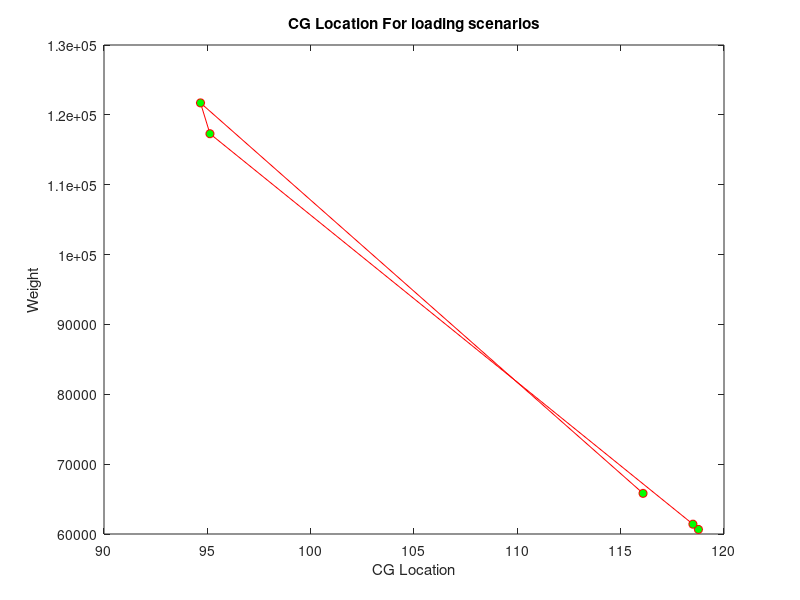

This chart was generated by the following MATLAB code:
%% Preliminary weight and Balance
clear all; close all; clc;




% Find average ratios of component weight fractions for a GW. 
GW = 122580; % lb Take off weight
structure = [0.242 0.310 .310 .284];
%structure_ave = mean(structure);
powerplant = [0.074 0.129 0.085];
%powerplant_ave = mean(powerplant);
fixed_equip = [0.090 0.119 0.164];
empty_weight = [0.406 0.562 0.495];
wing = [0.095 0.128 0.103 0.110];
empennage = [0.020 0.023 0.029 0.028];
fuselage = [0.073 0.093 0.122 0.108];
nacelle = [0.017 0.016 0.015];
landing_gear = [0.037 0.051 0.040 0.038];

ave_sizing = [mean(structure) mean(powerplant) mean(fixed_equip) mean(empty_weight) mean(wing) mean(empennage) mean(fuselage) mean(nacelle) mean(landing_gear)];
weight_val = ave_sizing .* GW;

Weight_frac = [mean(fuselage) mean(wing) mean(empennage) mean(powerplant) mean(landing_gear) mean(fixed_equip) 0.0028 0.0033 0.456 0.036];
Comp_weight = Weight_frac .* GW;

%% Find the overall locations of each component
    % Start with reference locations
A_x = 20; % Nose
B_x = 120; % front tip of wing
C_x = 180; % front of vert stab
D_x = 170; % engine inlet
E_x = 30; % front of cockpit
F_x = 45; % front of cabin

%% Componenet cg locations
    % all starred quantities must be fillled in from geometry
    
% Fueslage: reference point, nose of aircraft
length_fuselage = 150;%**** in feet for twin engine aft mounted fuselage
x_fuselage = 0.485 * length_fuselage;
x_cg_fuselage = x_fuselage + A_x;

% wing: reference point is the leading tip of the swept wing
c_root = 50;%*** Root chord
le_sweep = 40; % *** Leading edge sweep angle
te_sweep = 20; % *** Trailing edge sweep
b = 100;% **** Wing span b
x_wing = 0.70*(1-0.35)*(b/2)*(tand(le_sweep)-tand(te_sweep)) + (tand(le_sweep)*(0.35*(b/2)));
x_cg_wing = x_wing + B_x;

% Empennage: reference point: leading edge of tail root 
c_root_tail = 10;%*** Root chord of vertical stabilizer
vle_sweep = 40; % *** Leading edge sweep angle of vertical stablizer
vte_sweep = 20; % *** Trailing edge sweep of vertical stabilizer
v_b = 15;% **** vertical tail length
x_vertstab = 0.42*(1-0.38)*v_b*(tand(vle_sweep)-tand(vte_sweep)) + (tand(vle_sweep)*(0.38*(v_b))); % for no horizontal sabilizer
%x_cg_vert_stab = 0.42*(1-0.55)*v_b*(tand(vle_sweep)-tand(vte_sweep)) +
    %(tand(vle_sweep)*(0.55*(v_b))) % if T tail configuration
x_cg_vertstab = x_vertstab + C_x;
    
%Engine group : reference point inlet of engine **** needs revision
length_engine = 14.05; % Length of engine from P&W specs
x_engine = 0.5*length_engine;
x_cg_engine = x_engine + D_x;

%Landing gear: reference point, nose of the aircraft
    %assume mostly vertical struts so cg is where the landing gear are
    %placed
x_landgear = 76; %****
x_cg_landgear = x_landgear + A_x;

% Fixed Equipment: ref point nose of aircraft
x_fixed_equp = 0.3 * length_fuselage; % *** Needs Far Mosre Detail
x_cg_fixed_equp = x_fixed_equp + A_x;

% Trapped fuel and oil: ref point, nose of aircraft
    % near engine case
x_tfo = 0; %**** assuming its near engine inlet
x_cg_tfo = x_tfo + D_x;

% Crew: reference point start of cockpit
length_cockpit = 10; %****
x_crew = 0.5 * length_cockpit;
x_cg_crew = x_crew + E_x;

%Fuel: nose of aircraft ****** Important one
diam_front = 13; % **** diameter of fuselage at front 
diam_rear = 9; % Diameter of fuselage at rear
s1 = (diam_front / 2)^2 * pi;
s2 = (diam_rear / 2)^2 * pi;
x_fuel = (length_fuselage/4)*(s1 + s2 + 2*(s1*s2)^0.5)/(s1+s2+(s1*s2)^0.5);
x_cg_fuel = x_fuel + A_x;

%Passengers + Baggage: front of cabin: ref front of cabin
length_cabin = 75;% *****
x_cabin = 0.5*length_cabin;
x_cg_cabin = x_cabin + F_x;

% Assemble into one vector
x_cg = [x_cg_fuselage x_cg_wing x_cg_vertstab x_cg_engine x_cg_landgear x_cg_fixed_equp x_cg_tfo x_cg_crew x_cg_fuel x_cg_cabin];

%% Determine the CGs for certain scenarios
% Multiply location by weight
temp = x_cg .* Comp_weight;
load1 = sum(temp(1:6))/sum(Comp_weight(1:6)) % Empty weight
load2 = sum(temp(1:8))/sum(Comp_weight(1:8)) % Operating empty weight
load3 = sum(temp(1:9))/sum(Comp_weight(1:9)) % OEW + fuel
load4 = sum(temp(1:10))/sum(Comp_weight(1:10)) % Max take off
load5 = sum(temp([1:8,10]))/sum(Comp_weight([1:8,10]))

CG_motion = [load1 load2 load3 load4 load5];
weight_motion = [sum(Comp_weight(1:6)) sum(Comp_weight(1:8)) sum(Comp_weight(1:9)) sum(Comp_weight(1:10)) sum(Comp_weight([1:8,10]))]

plot(CG_motion, weight_motion, 'r-', 'Marker', 'o', 'MarkerFaceColor','g')
title('CG Location For loading scenarios')
xlabel('CG Location'); ylabel('Weight')

